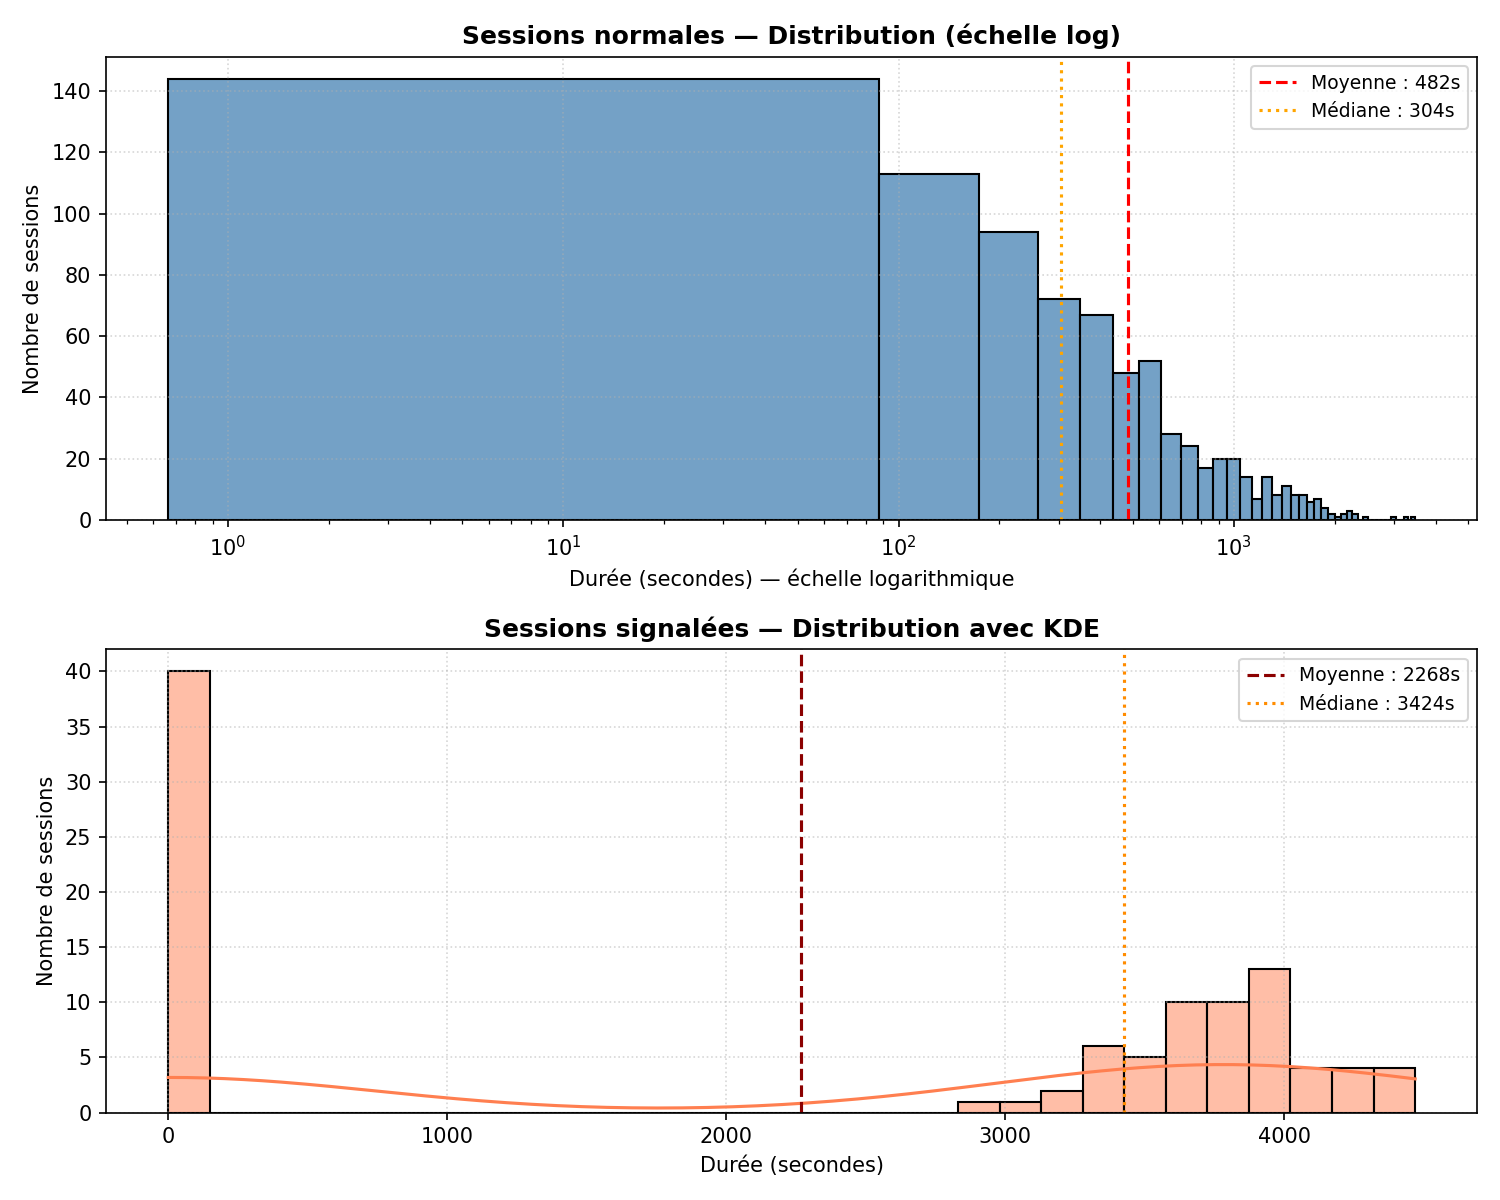

The script that saved this image:
"""
EFREI Paris — Master 1 Cybersécurité
TP Visualisation — Exercice 5 : Distribution des durées de session – Histogramme
"""

import matplotlib.pyplot as plt
import numpy as np
import seaborn as sns
import pandas as pd

np.random.seed(0)

sessions_normales = np.random.exponential(scale=480, size=800)
sessions_signalees = np.concatenate([
    np.random.normal(loc=3800, scale=400, size=60),
    np.random.uniform(low=1, high=15, size=40)
])

fig, (ax1, ax2) = plt.subplots(2, 1, figsize=(10, 8))

# ── ax1 : Sessions normales (échelle log) ─────────────────────────────────────
sns.histplot(sessions_normales, bins=40, color='steelblue', kde=False, ax=ax1)
ax1.set_xscale('log')
moy_n   = np.mean(sessions_normales)
med_n   = np.median(sessions_normales)
ax1.axvline(moy_n, color='red',    linestyle='--', linewidth=1.5, label=f'Moyenne : {moy_n:.0f}s')
ax1.axvline(med_n, color='orange', linestyle=':',  linewidth=1.5, label=f'Médiane : {med_n:.0f}s')
ax1.set_title('Sessions normales — Distribution (échelle log)', fontsize=12, fontweight='bold')
ax1.set_xlabel('Durée (secondes) — échelle logarithmique', fontsize=10)
ax1.set_ylabel('Nombre de sessions', fontsize=10)
ax1.legend(fontsize=9)
ax1.grid(True, linestyle=':', alpha=0.5)

# ── ax2 : Sessions signalées avec KDE ─────────────────────────────────────────
sns.histplot(sessions_signalees, bins=30, color='coral', kde=True, ax=ax2)
moy_s   = np.mean(sessions_signalees)
med_s   = np.median(sessions_signalees)
ax2.axvline(moy_s, color='darkred',    linestyle='--', linewidth=1.5, label=f'Moyenne : {moy_s:.0f}s')
ax2.axvline(med_s, color='darkorange', linestyle=':',  linewidth=1.5, label=f'Médiane : {med_s:.0f}s')
ax2.set_title('Sessions signalées — Distribution avec KDE', fontsize=12, fontweight='bold')
ax2.set_xlabel('Durée (secondes)', fontsize=10)
ax2.set_ylabel('Nombre de sessions', fontsize=10)
ax2.legend(fontsize=9)
ax2.grid(True, linestyle=':', alpha=0.5)

plt.tight_layout()
plt.savefig('ex5_histo_durees.png', dpi=150)
plt.show()
print("ex5_histo_durees.png sauvegardé.")
